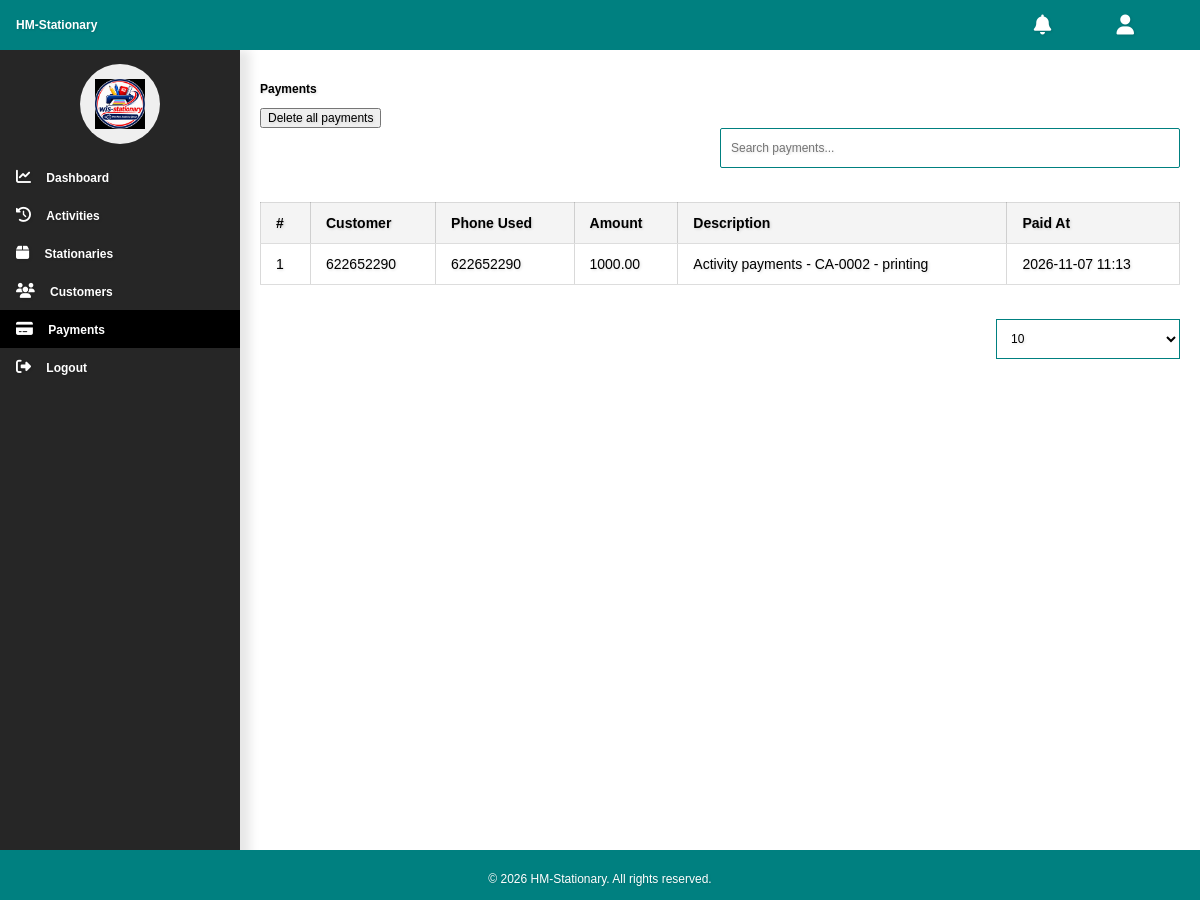
The app's page /stationary/admin/payments/ (signed in) with its own data.
### stationary_system/models/payments.py (models this page shows)
class Payments(models.Model):
    user = models.ForeignKey(settings.AUTH_USER_MODEL, on_delete=models.CASCADE)
    stationary_profile = models.ForeignKey(
        'StationaryProfile',
        on_delete=models.CASCADE,
        null=True,
        blank=True,
        related_name='payments'
    )
    amount = models.DecimalField(max_digits=10, decimal_places=2, null=False, blank=False)
    phone_used = models.CharField(max_length=10, null=False, blank=False)
    description = models.TextField(blank=True, null=True)
    paid_at = models.DateTimeField(blank=True, null=True)

### stationary_system/models/accounts.py (models this page shows, shortened)
class CustomUser(AbstractUser):
    phone = models.CharField(max_length=20, blank=True, null=True)
    stationary_id = models.CharField(max_length=20, blank=True, null=True)

### stationary_system/views/admin_views/payments.py (the view)
# urls.py: path('stationary/admin/payments/', payments.payments_list, name='admin_payments'),
@login_required(login_url='login_page_admin')
def payments_list(request):
    payments = Payments.objects.select_related('user').order_by('-paid_at')
    return render(request, "admin/payments.html", {
        "payments": payments
    })

### stationary_system/templates/admin/payments.html (shortened to what this page needs)
{% load static %}
<!DOCTYPE html>
<html lang="en">
<head>
    <link rel="stylesheet" href="https://cdnjs.cloudflare.com/ajax/libs/font-awesome/6.4.0/css/all.min.css">
    <link rel="stylesheet" href="{% static 'admin_css/dashboard.css' %}">
    <link rel="stylesheet" href="{% static 'admin_css/activities.css' %}">
</head>
<body>
    <div class="row-holder-1">
        <div class="heading-holder-2">
            <div class="title-holder-21">
                <div class="menu-holder-22">
                    <button type="button"><span style="font-weight: bold;">HM-Stationary</span></button>
                </div>
            </div>
            <div class="actions-holder-22">
                <button type="button" onclick="window.location.href = `{% url 'admin_notifications' %}`">
                    <i class="fas fa-bell"></i>
                </button>
                <button type="button" onclick="window.location.href = `{% url 'admin_user' %}`">
                    <i class="fas fa-user"></i>
                </button>
            </div>
        </div>
        <div class="navigation-bar-holder-3" id="nav_bar">
            <div class="navigation-holder-4">
                <br>
                <div class="site-icon-holder">
                    <button type="button">
                        <img src="{% static 'icons/stationary1.png' %}" alt="site-icon">
                    </button>
                </div>
                <br>
                <ul>
                    <a href="{% url 'admin_dashboard' %}">
                        <li>
                            <button type="button">
                                <i class="fas fa-chart-line"></i>
                            </button>
                            <button type="button">Dashboard</button>
                        </li>
                    </a>
                </ul>
                <ul>
                    <a href="{% url 'admin_activities' %}">
                        <li>
                            <button type="button">
                                <i class="fas fa-history"></i>
                            </button>
                            <button type="button">Activities</button>
                        </li>
                    </a>
                </ul>
                <ul>
                    <a href="{% url 'admin_stationaries' %}">
                        <li>
                            <button type="button">
                                <i class="fas fa-box"></i>
                            </button>
                            <button type="button">Stationaries</button>
                        </li>
                    </a>
                </ul>
                <ul>
                    <a href="{% url 'admin_customers' %}">
                        <li>
                            <button type="button">
                                <i class="fas fa-users"></i>
                            </button>
                            <button type="button">Customers</button>
                        </li>
                    </a>
                </ul>
                <ul>
                    <a href="{% url 'admin_payments' %}">
                        <li class="active-bar">
                            <button type="button">
                                <i class="fas fa-credit-card"></i>
                            </button>
                            <button type="button">Payments</button>
                        </li>
                    </a>
                </ul>
                <ul>
                    <a href="{% url 'admin_logout' %}">
                        <li>
                            <button type="button">
                                <i class="fas fa-sign-out-alt"></i>
                            </button>
                            <button type="button">Logout</button>
                        </li>
                    </a>
                </ul>
            </div>
        </div>
        <div class="content-holder-4">
            <div class="dash-content-5">
                <p style="font-weight: bold;">Payments</p>
                <form method="post" action="{% url 'delete_all_payments' %}">
                    <button type="submit">
                        Delete all payments
                    </button>
                </form>
                <div class="activities-table-holder-6">
                    <div class="search-bar-holder-7">
                        <input type="search" id="payment-search" placeholder="Search payments...">
                    </div>
                    <br>
                    <div class="table-holder-9">
                        <table class="table-9" id="payments-table">
                            <thead>
                                <tr>
                                    <th class="index-9">#</th>
                                    <th>Customer</th>
                                    <th>Phone Used</th>
                                    <th>Amount</th>
                                    <th>Description</th>
                                    <th>Paid At</th>
                                </tr>
                            </thead>
                            <tbody>
                                {% for payment in payments %}
                                <tr>
                                    <td class="index-9">{{ forloop.counter }}</td>
                                    <td>
                                        {{ payment.user.get_full_name|default:payment.user.username }}
                                    </td>
                                    <td>
                                        {{ payment.phone_used }}
                                    </td>
                                    <td>
                                        {{ payment.amount }}
                                    </td>
                                    <td>
                                        {{ payment.description|default:"--" }}
                                    </td>
                                    <td>
                                        {% if payment.paid_at %}
                                        {{ payment.paid_at|date:"Y-m-d H:i" }}
                                        {% else %}
                                        --
                                        {% endif %}
                                    </td>
                                </tr>
                                {% empty %}
                                <tr>
                                    <td colspan="6">No payments found.</td>
                                </tr>
                                {% endfor %}
                            </tbody>
                        </table>
                    </div>
                </div>
                <br>
                <div class="bottom-table-nav-8">
                    <select id="rows-per-page">
                        <option value="10" selected>10</option>
                    </select>
                </div>
            </div>
        </div>
        <div class="footer-holder-5">
            <p>&copy; 2026 HM-Stationary. All rights reserved.</p>
        </div>
    </div>
</body>
</html>

### stationary_system/static/admin_css/dashboard.css (style rules this page uses)
* { box-sizing: border-box; font-size: 12px; text-shadow: 1px 1px 3px rgba(0, 0, 0, 0.141); font-family: 'Trebuchet MS', sans-serif; }
html, body { padding: 0; margin: 0; }
.row-holder-1 { width: 100%; height: 100vh; background: transparent; }
.heading-holder-2 { width: 100%; height: 50px; background: teal; position: fixed; top: 0; left: 0; right: 0; z-index: 1000; }
.navigation-bar-holder-3 { width: 80%; height: 100%; box-shadow: 0px 10px 10px 10px rgba(0, 0, 0, 0.098); position: fixed; background: rgb(38, 38, 38); top: 50px; left: 0; bottom: 0; display: none; z-index: 1000; }
.content-holder-4 { width: 100%; height: 100%; overflow-y: scroll; margin-top: 50px; background: transparent; }
.row-holder-1>div { float: left; }
.heading-holder-2>div { float: left; }
.title-holder-21 { width: 50%; height: 100%; color: white; }
.menu-holder-22 { width: 100%; height: 100%; }
.menu-holder-22>button { width: auto; height: 100%; float: left; background: transparent; outline: none; border-style: none; color: white; margin-left: 10px; }
.actions-holder-22 { width: 50%; height: 100%; padding: 10px; background: transparent; text-align: right; }
.actions-holder-22>button { height: 100%; width: auto; background: transparent; border-style: none; outline: none; cursor: pointer; color: white; margin-right: 10px; }
.actions-holder-22>button>i { font-size: 20px; }
.navigation-holder-4 { width: 100%; height: auto; }
.site-icon-holder { width: 80px; height: 80px; margin: auto; border-radius: 100px; }
.site-icon-holder>button { width: 100%; height: 100%; border-radius: inherit; outline: none; text-align: left; border-style: none; padding: 15px; }
.site-icon-holder>button>img { width: 100%; height: 100%; }
ul { list-style-type: none; padding: 0; margin: 0; }
ul>a { text-decoration: none; }
ul>a>li { padding: 10px; }
ul>a>li>button { border-style: none; outline: none; background: transparent; font-weight: bold; color: white; }
.active-bar { background: black; }
ul>a>li>button>i { font-size: 15px; }
.dash-content-5 { width: 100%; height: auto; padding: 10px; }
@media only screen and (min-width: 768px) { .navigation-bar-holder-3 { display: inline-block; position: unset; width: 20%; margin-top: 50px; } }
@media only screen and (min-width: 768px) { .content-holder-4 { width: 80%; } }
@media only screen and (min-width: 768px) { .actions-holder-22>button { margin-right: 50px; } }
@media only screen and (min-width: 768px) { .dash-content-5 { width: 100%; height: auto; padding: 20px; } }
.footer-holder-5 { width: 100%; height: 50px; background: teal; color: white; text-align: center; padding: 10px; }

### stationary_system/static/admin_css/activities.css (style rules this page uses)
.activities-table-holder-6 { width: 100%; height: auto; }
.search-bar-holder-7 { width: 100%; height: 40px; text-align: right; animation-name: dash-container; animation-duration: 1s; }
.search-bar-holder-7>input { width: 50%; height: 100%; padding: 10px; border-style: none; border: 1px solid teal; border-radius: 2px; outline: none; }
.table-holder-9 { width: 100%; height: auto; animation-name: dash-container; animation-duration: 1s; }
.table-9 { width: 100%; height: auto; text-align: left; border: 1px solid rgba(0, 0, 0, 0.148); border-collapse: collapse; }
td, th { border: 1px solid rgba(0, 0, 0, 0.148); height: 40px; padding: 10px; }
.index-9 { width: 50px; text-align: center; }
.bottom-table-nav-8 { width: 100%; height: 40px; text-align: right; animation-name: dash-container; animation-duration: 1s; }
.bottom-table-nav-8>select { width: 20%; height: 100%; background: white; padding: 10px; border-style: none; outline: none; border: 1px solid teal; }
.table-holder-9 { width: 100%; overflow-x: auto; margin: 20px 0; }
.table-9 { width: 100%; border-collapse: collapse; min-width: 600px; }
.table-9 th, .table-9 td { padding: 12px 15px; text-align: left; border-bottom: 1px solid #ddd; font-size: 14px; }
.table-9 th { background-color: #f4f4f4; font-weight: 600; }

### records on screen
Payments: user.get_full_name "622652290", phone_used "622652290", amount "1000.00", description "Activity payments - CA-0002 - printing", paid_at "2026-11-07 11:13"
